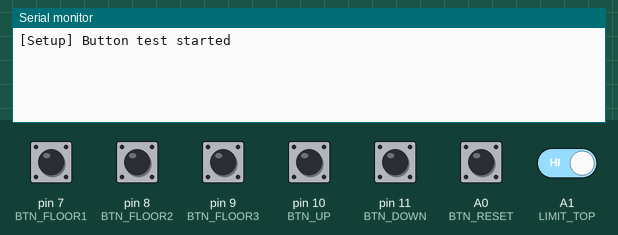
Simulated run of this sketch. Board: Arduino Uno, built with avr-gcc and run on an emulated ATmega328P. Parts: the last lines printed to the serial monitor. Inputs (shaded band) come from the test bench; at power-on: A0 (BTN_RESET), A1 (LIMIT_TOP), pin 7 (BTN_FLOOR1), pin 8 (BTN_FLOOR2), pin 9 (BTN_FLOOR3), pin 10 (BTN_UP), pin 11 (BTN_DOWN) HIGH.

Above: at 1.2 s.
1.3 s: pin 7 (BTN_FLOOR1) pulled LOW for 0.15 s
At 2.0 s:
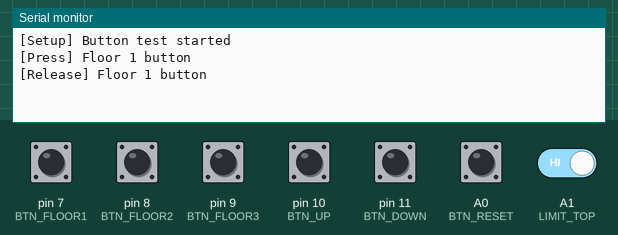
2.9 s: pin 10 (BTN_UP) pulled LOW for 0.15 s
At 4.2 s:
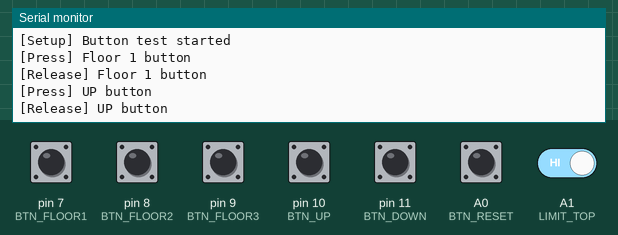
4.5 s: pin 11 (BTN_DOWN) pulled LOW for 0.15 s
At 5.8 s:
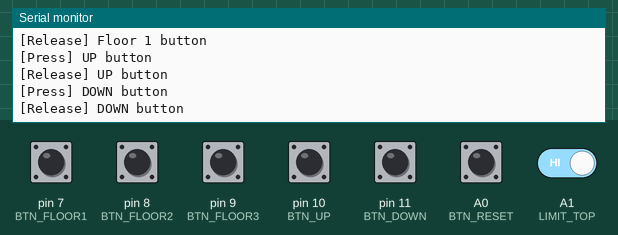
6.1 s: A0 (BTN_RESET) pulled LOW for 0.15 s
At 7.1 s:
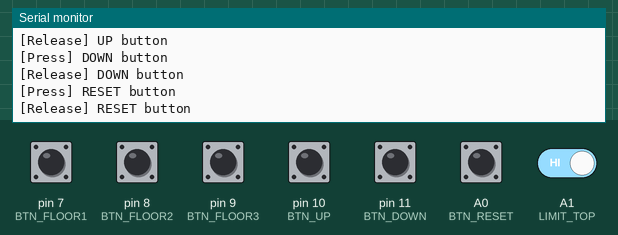
7.7 s: A1 (LIMIT_TOP) driven LOW
At 8.8 s:
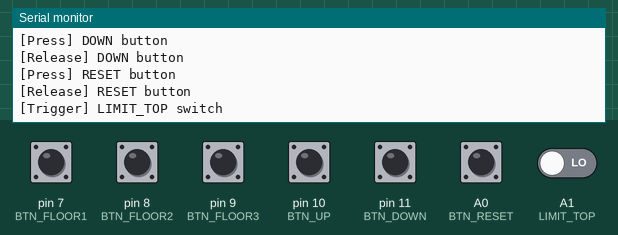
9.2 s: A1 (LIMIT_TOP) driven HIGH
At 10.0 s:
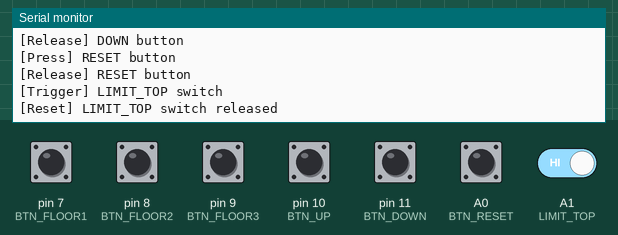

The sketch:

Elevator_Buttons_test.ino
```cpp
// Button Test Sketch - Prints button and switch states to Serial

// Pin Definitions
#define BTN_FLOOR1    7   // 1st floor button
#define BTN_FLOOR2    8   // 2nd floor button
#define BTN_FLOOR3    9   // 3rd floor button
#define BTN_UP        10  // Up manual
#define BTN_DOWN      11  // Down manual
#define BTN_RESET     A0  // Stop/Reset
#define LIMIT_TOP     A1  // Limit switch (Top)

// State tracking for edge detection
bool lastStateFloor1 = HIGH;
bool lastStateFloor2 = HIGH;
bool lastStateFloor3 = HIGH;
bool lastStateUp     = HIGH;
bool lastStateDown   = HIGH;
bool lastStateReset  = HIGH;
bool lastStateLimit  = HIGH;

void setup() {
  Serial.begin(9600);
  Serial.println("[Setup] Button test started");

  // Configure pins
  pinMode(BTN_FLOOR1, INPUT_PULLUP);
  pinMode(BTN_FLOOR2, INPUT_PULLUP);
  pinMode(BTN_FLOOR3, INPUT_PULLUP);
  pinMode(BTN_UP,     INPUT_PULLUP);
  pinMode(BTN_DOWN,   INPUT_PULLUP);
  pinMode(BTN_RESET,  INPUT_PULLUP);
  pinMode(LIMIT_TOP,  INPUT_PULLUP);
}

void loop() {
  // Read current states
  bool cur1 = digitalRead(BTN_FLOOR1);
  bool cur2 = digitalRead(BTN_FLOOR2);
  bool cur3 = digitalRead(BTN_FLOOR3);
  bool curUp   = digitalRead(BTN_UP);
  bool curDown = digitalRead(BTN_DOWN);
  bool curReset= digitalRead(BTN_RESET);
  bool curLimit= digitalRead(LIMIT_TOP);

  // Edge detection: press
  if (cur1 == LOW && lastStateFloor1 == HIGH)    Serial.println("[Press] Floor 1 button");
  if (cur2 == LOW && lastStateFloor2 == HIGH)    Serial.println("[Press] Floor 2 button");
  if (cur3 == LOW && lastStateFloor3 == HIGH)    Serial.println("[Press] Floor 3 button");
  if (curUp == LOW && lastStateUp == HIGH)       Serial.println("[Press] UP button");
  if (curDown == LOW && lastStateDown == HIGH)   Serial.println("[Press] DOWN button");
  if (curReset == LOW && lastStateReset == HIGH) Serial.println("[Press] RESET button");
  if (curLimit == LOW && lastStateLimit == HIGH) Serial.println("[Trigger] LIMIT_TOP switch");

  // Edge detection: release
  if (cur1 == HIGH && lastStateFloor1 == LOW)    Serial.println("[Release] Floor 1 button");
  if (cur2 == HIGH && lastStateFloor2 == LOW)    Serial.println("[Release] Floor 2 button");
  if (cur3 == HIGH && lastStateFloor3 == LOW)    Serial.println("[Release] Floor 3 button");
  if (curUp == HIGH && lastStateUp == LOW)       Serial.println("[Release] UP button");
  if (curDown == HIGH && lastStateDown == LOW)   Serial.println("[Release] DOWN button");
  if (curReset == HIGH && lastStateReset == LOW) Serial.println("[Release] RESET button");
  if (curLimit == HIGH && lastStateLimit == LOW) Serial.println("[Reset] LIMIT_TOP switch released");

  // Update last states
  lastStateFloor1 = cur1;
  lastStateFloor2 = cur2;
  lastStateFloor3 = cur3;
  lastStateUp     = curUp;
  lastStateDown   = curDown;
  lastStateReset  = curReset;
  lastStateLimit  = curLimit;

  delay(50); // debounce delay
}
```

Measured:
- after the input at 1.3 s, the serial monitor: prints a new line at once (image 1)
- after the input at 2.9 s, the serial monitor: prints a new line at once (image 2)
- after the input at 4.5 s, the serial monitor: prints a new line at once (image 3)
- after the input at 6.1 s, the serial monitor: prints a new line at once (image 4)
- after the input at 7.7 s, the serial monitor: prints a new line at once (image 5)
- after the input at 9.2 s, the serial monitor: prints a new line at once (image 6)
